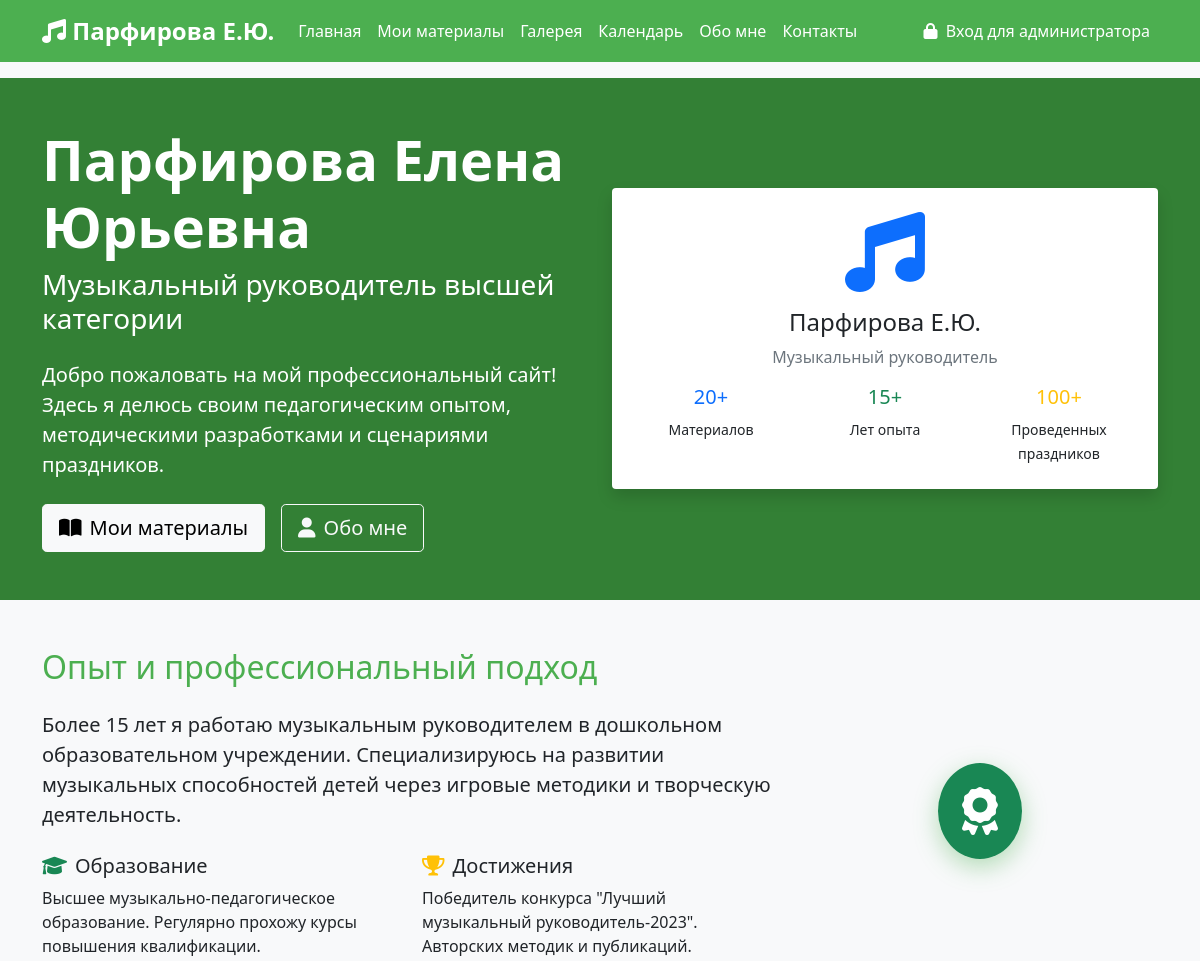
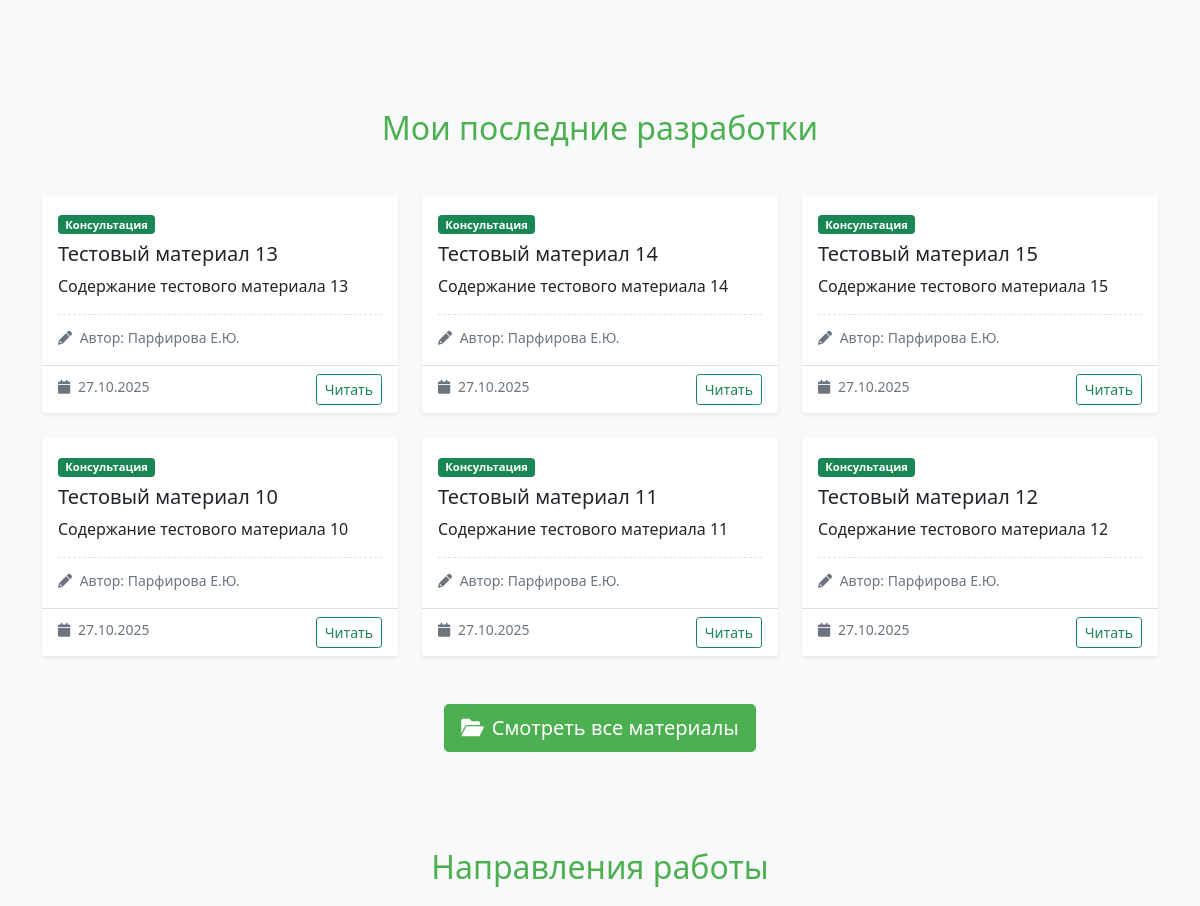
Before: / (upper part) with the older database file (2 pictures, top to bottom).
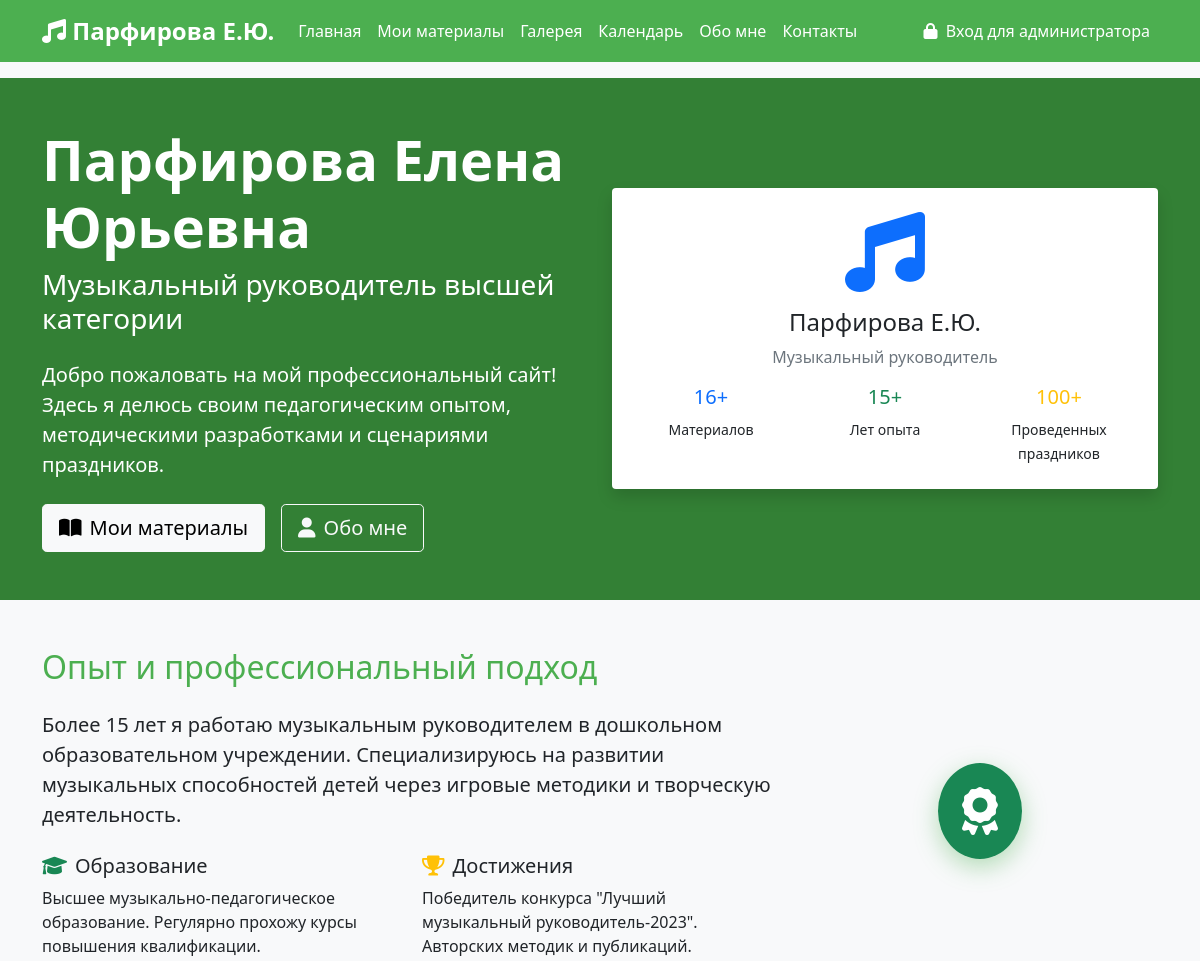
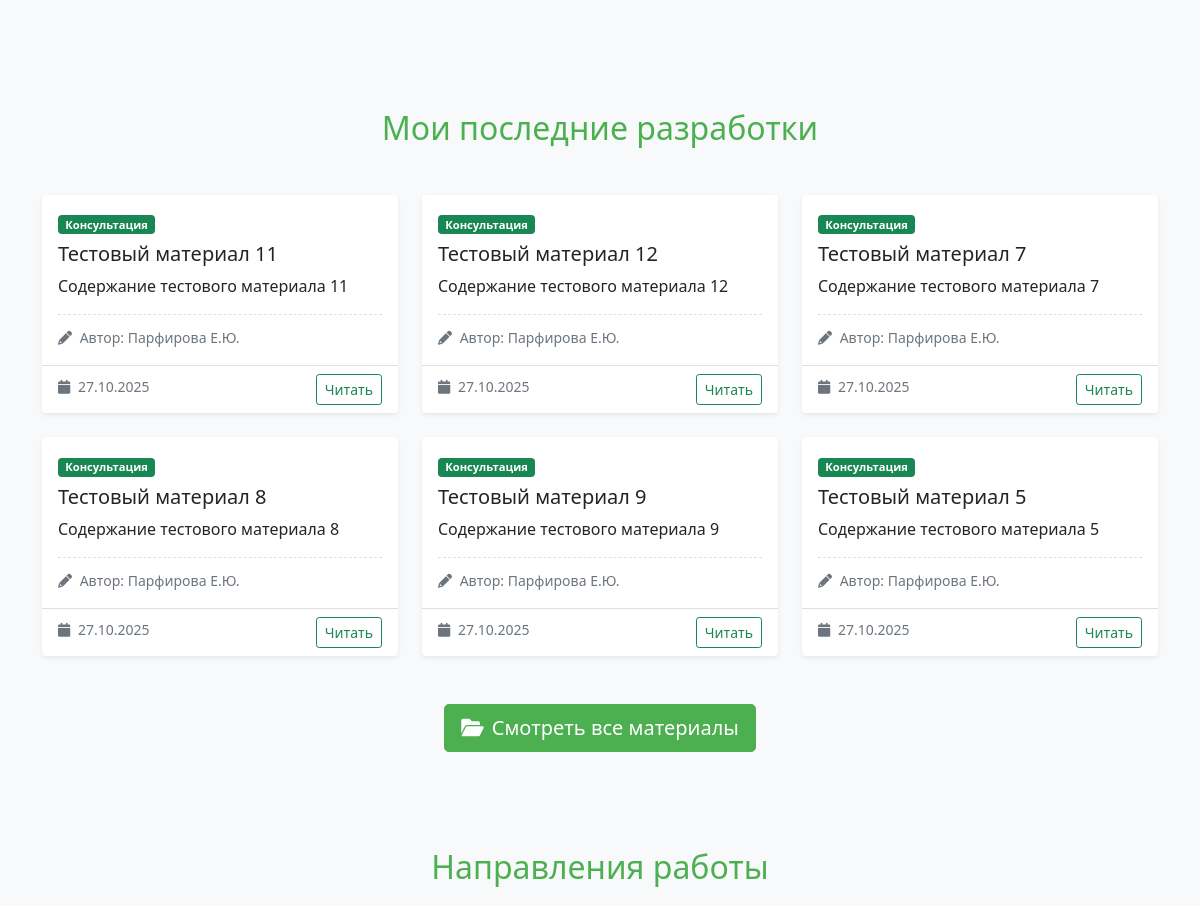
After: the same page with the newer database file (2 pictures, top to bottom).
### models.py (models this page shows)
class Material(db.Model):
    id = db.Column(db.Integer, primary_key=True)
    title = db.Column(db.String(200), nullable=False)
    content = db.Column(db.Text, nullable=False)
    category = db.Column(db.String(50), nullable=False)
    target_audience = db.Column(db.String(50), nullable=False)
    created_date = db.Column(db.DateTime, nullable=False, default=lambda: datetime.now(timezone.utc))
    file_path = db.Column(db.String(300))
    is_published = db.Column(db.Boolean, default=True)

### app.py (the view)
@app.route('/')
def index():
    log_visit('index')
    latest_materials = Material.query.filter_by(is_published=True)\
        .order_by(Material.created_date.desc())\
        .limit(6)\
        .all()
    stats = {
        'total_materials': Material.query.filter_by(is_published=True).count()
    }
    return render_template('index.html',
                         latest_materials=latest_materials,
                         stats=stats)

### app.py (called while the page is built)
def log_visit(page):
    visit = PageVisit(
        page=page,
        ip_address=request.remote_addr
    )
    db.session.add(visit)
    db.session.commit()

### templates/index.html (shortened to what the changed rows need)
{% extends "base.html" %}
{% block content %}
<section class="hero-section py-5" style="background: linear-gradient(135deg, #667eea 0%, #764ba2 100%);">
    <div class="container">
        <div class="row align-items-center">
            <div class="col-lg-6 text-white">
                <h1 class="display-4 fw-bold">Парфирова Елена Юрьевна</h1>
                <h2 class="h3 mb-4">Музыкальный руководитель высшей категории</h2>
            </div>
            <div class="col-lg-6 text-center">
                <div class="profile-card bg-white rounded p-4 shadow">
                    <div class="stats">
                        <div class="row text-center">
                            <div class="col-4">
                                <h5 class="text-primary">{{ stats.total_materials if stats else '6' }}+</h5>
                                <small>Материалов</small>
                            </div>
                        </div>
                    </div>
                </div>
            </div>
        </div>
    </div>
</section>
<section class="py-5">
    <div class="container">
        <div class="row align-items-center">
            <div class="col-lg-8">
                <h2 class="mb-4" style="color: #4CAF50;">Опыт и профессиональный подход</h2>
            </div>
        </div>
    </div>
</section>
<section class="py-5 bg-light">
    <div class="container">
        <h2 class="text-center mb-5" style="color: #4CAF50;">Мои последние разработки</h2>
        <div class="row">
            {% for material in latest_materials %}
            <div class="col-md-4 mb-4">
                <div class="card h-100 shadow-sm">
                    <div class="card-body">
                        <span class="badge bg-success mb-2">
                            {% if material.category == 'consultation' %}Консультация
                            {% elif material.category == 'scenario' %}Сценарий
                            {% elif material.category == 'methodical' %}Методичка
                            {% else %}Статья{% endif %}
                        </span>
                        <h5 class="card-title">{{ material.title }}</h5>
                        <p class="card-text">
                            {{ material.content | striptags | truncate(150) }}
                        </p>
                        <div class="author-signature">
                            <small class="text-muted">
                                <i class="fas fa-pencil-alt me-1"></i>
                                Автор: Парфирова Е.Ю.
                            </small>
                        </div>
                    </div>
                    <div class="card-footer bg-transparent">
                        <small class="text-muted">
                            <i class="fas fa-calendar me-1"></i>
                            {{ material.created_date.strftime('%d.%m.%Y') }}
                        </small>
                        <a href="{{ url_for('material_detail', material_id=material.id) }}"
                            class="btn btn-sm btn-outline-success float-end">
                            Читать
                        </a>
                    </div>
                </div>
            </div>
            {% endfor %}
        </div>
    </div>
</section>
<section class="py-5">
    <div class="container">
        <h2 class="text-center mb-5" style="color: #4CAF50;">Направления работы</h2>
    </div>
</section>
{% endblock %}

Changed rows visible on the page:
removed Material: category "Консультация", title "Тестовый материал 13", content "Содержание тестового материала 13", created_date "27.10.2025"
removed Material: category "Консультация", title "Тестовый материал 14", content "Содержание тестового материала 14", created_date "27.10.2025"
removed Material: category "Консультация", title "Тестовый материал 15", content "Содержание тестового материала 15", created_date "27.10.2025"
removed Material: category "Консультация", title "Тестовый материал 10", content "Содержание тестового материала 10", created_date "27.10.2025"
now on this page (row unchanged): Material: category "Консультация", title "Тестовый материал 7", content "Содержание тестового материала 7", created_date "27.10.2025"
now on this page (row unchanged): Material: category "Консультация", title "Тестовый материал 8", content "Содержание тестового материала 8", created_date "27.10.2025"
now on this page (row unchanged): Material: category "Консультация", title "Тестовый материал 9", content "Содержание тестового материала 9", created_date "27.10.2025"
now on this page (row unchanged): Material: category "Консультация", title "Тестовый материал 5", content "Содержание тестового материала 5", created_date "27.10.2025"
Other visible differences:
{{ stats.total_materials if stats else '6' }}: "20" → "16"
